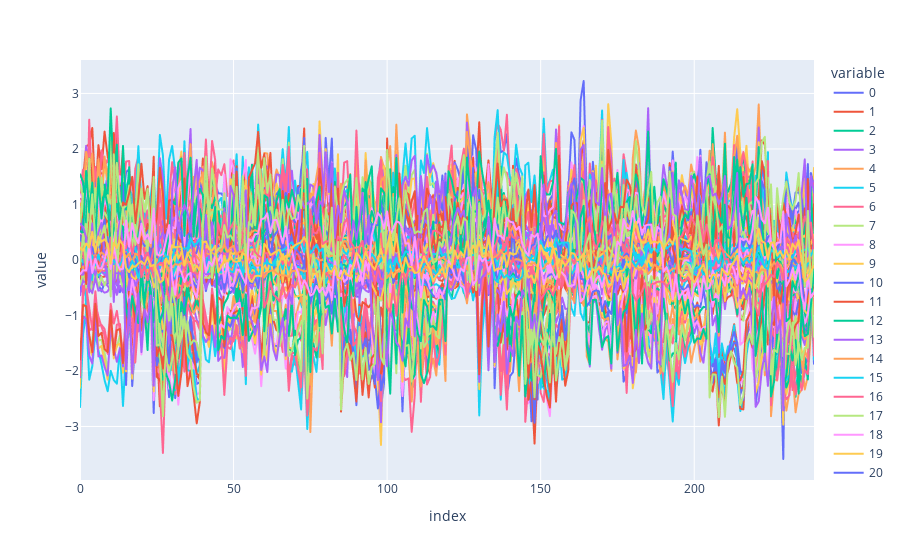

This figure's notebook cell:
### Code cell
plot_data = pd.DataFrame(X)

plot_data = plot_data.transpose().sample(n = 100, random_state = 30034)

plot_data = plot_data.reset_index()
plot_data = plot_data.drop('index', axis = 1)

px.line(plot_data.transpose())

### Figure 1 — Plotly figure (JSON) as saved in the notebook; plotly's stock layout.template omitted (floating-point values rounded to 4 significant figures; data arrays with more than 128 entries replaced by an {"elided": "..."} marker saying what was removed)
{"data": [{"hovertemplate": "variable=0<br>index=%{x}<br>value=%{y}<extra></extra>", "legendgroup": "0", "line": {"color": "#636efa", "dash": "solid"}, "marker": {"symbol": "circle"}, "mode": "lines", "name": "0", "showlegend": true, "type": "scattergl", "x": {"elided": "240 int values"}, "xaxis": "x", "y": {"elided": "240 float values"}, "yaxis": "y"}, {"hovertemplate": "variable=1<br>index=%{x}<br>value=%{y}<extra></extra>", "legendgroup": "1", "line": {"color": "#EF553B", "dash": "solid"}, "marker": {"symbol": "circle"}, "mode": "lines", "name": "1", "showlegend": true, "type": "scattergl", "x": {"elided": "240 int values"}, "xaxis": "x", "y": {"elided": "240 float values"}, "yaxis": "y"}, {"hovertemplate": "variable=2<br>index=%{x}<br>value=%{y}<extra></extra>", "legendgroup": "2", "line": {"color": "#00cc96", "dash": "solid"}, "marker": {"symbol": "circle"}, "mode": "lines", "name": "2", "showlegend": true, "type": "scattergl", "x": {"elided": "240 int values"}, "xaxis": "x", "y": {"elided": "240 float values"}, "yaxis": "y"}, {"hovertemplate": "variable=3<br>index=%{x}<br>value=%{y}<extra></extra>", "legendgroup": "3", "line": {"color": "#ab63fa", "dash": "solid"}, "marker": {"symbol": "circle"}, "mode": "lines", "name": "3", "showlegend": true, "type": "scattergl", "x": {"elided": "240 int values"}, "xaxis": "x", "y": {"elided": "240 float values"}, "yaxis": "y"}, {"hovertemplate": "variable=4<br>index=%{x}<br>value=%{y}<extra></extra>", "legendgroup": "4", "line": {"color": "#FFA15A", "dash": "solid"}, "marker": {"symbol": "circle"}, "mode": "lines", "name": "4", "showlegend": true, "type": "scattergl", "x": {"elided": "240 int values"}, "xaxis": "x", "y": {"elided": "240 float values"}, "yaxis": "y"}, {"hovertemplate": "variable=5<br>index=%{x}<br>value=%{y}<extra></extra>", "legendgroup": "5", "line": {"color": "#19d3f3", "dash": "solid"}, "marker": {"symbol": "circle"}, "mode": "lines", "name": "5", "showlegend": true, "type": "scattergl", "x": {"elided": "240 int values"}, "xaxis": "x", "y": {"elided": "240 float values"}, "yaxis": "y"}, {"hovertemplate": "variable=6<br>index=%{x}<br>value=%{y}<extra></extra>", "legendgroup": "6", "line": {"color": "#FF6692", "dash": "solid"}, "marker": {"symbol": "circle"}, "mode": "lines", "name": "6", "showlegend": true, "type": "scattergl", "x": {"elided": "240 int values"}, "xaxis": "x", "y": {"elided": "240 float values"}, "yaxis": "y"}, {"hovertemplate": "variable=7<br>index=%{x}<br>value=%{y}<extra></extra>", "legendgroup": "7", "line": {"color": "#B6E880", "dash": "solid"}, "marker": {"symbol": "circle"}, "mode": "lines", "name": "7", "showlegend": true, "type": "scattergl", "x": {"elided": "240 int values"}, "xaxis": "x", "y": {"elided": "240 float values"}, "yaxis": "y"}, {"hovertemplate": "variable=8<br>index=%{x}<br>value=%{y}<extra></extra>", "legendgroup": "8", "line": {"color": "#FF97FF", "dash": "solid"}, "marker": {"symbol": "circle"}, "mode": "lines", "name": "8", "showlegend": true, "type": "scattergl", "x": {"elided": "240 int values"}, "xaxis": "x", "y": {"elided": "240 float values"}, "yaxis": "y"}, {"hovertemplate": "variable=9<br>index=%{x}<br>value=%{y}<extra></extra>", "legendgroup": "9", "line": {"color": "#FECB52", "dash": "solid"}, "marker": {"symbol": "circle"}, "mode": "lines", "name": "9", "showlegend": true, "type": "scattergl", "x": {"elided": "240 int values"}, "xaxis": "x", "y": {"elided": "240 float values"}, "yaxis": "y"}, {"hovertemplate": "variable=10<br>index=%{x}<br>value=%{y}<extra></extra>", "legendgroup": "10", "line": {"color": "#636efa", "dash": "solid"}, "marker": {"symbol": "circle"}, "mode": "lines", "name": "10", "showlegend": true, "type": "scattergl", "x": {"elided": "240 int values"}, "xaxis": "x", "y": {"elided": "240 float values"}, "yaxis": "y"}, {"hovertemplate": "variable=11<br>index=%{x}<br>value=%{y}<extra></extra>", "legendgroup": "11", "line": {"color": "#EF553B", "dash": "solid"}, "marker": {"symbol": "circle"}, "mode": "lines", "name": "11", "showlegend": true, "type": "scattergl", "x": {"elided": "240 int values"}, "xaxis": "x", "y": {"elided": "240 float values"}, "yaxis": "y"}, {"hovertemplate": "variable=12<br>index=%{x}<br>value=%{y}<extra></extra>", "legendgroup": "12", "line": {"color": "#00cc96", "dash": "solid"}, "marker": {"symbol": "circle"}, "mode": "lines", "name": "12", "showlegend": true, "type": "scattergl", "x": {"elided": "240 int values"}, "xaxis": "x", "y": {"elided": "240 float values"}, "yaxis": "y"}, {"hovertemplate": "variable=13<br>index=%{x}<br>value=%{y}<extra></extra>", "legendgroup": "13", "line": {"color": "#ab63fa", "dash": "solid"}, "marker": {"symbol": "circle"}, "mode": "lines", "name": "13", "showlegend": true, "type": "scattergl", "x": {"elided": "240 int values"}, "xaxis": "x", "y": {"elided": "240 float values"}, "yaxis": "y"}, {"hovertemplate": "variable=14<br>index=%{x}<br>value=%{y}<extra></extra>", "legendgroup": "14", "line": {"color": "#FFA15A", "dash": "solid"}, "marker": {"symbol": "circle"}, "mode": "lines", "name": "14", "showlegend": true, "type": "scattergl", "x": {"elided": "240 int values"}, "xaxis": "x", "y": {"elided": "240 float values"}, "yaxis": "y"}, {"hovertemplate": "variable=15<br>index=%{x}<br>value=%{y}<extra></extra>", "legendgroup": "15", "line": {"color": "#19d3f3", "dash": "solid"}, "marker": {"symbol": "circle"}, "mode": "lines", "name": "15", "showlegend": true, "type": "scattergl", "x": {"elided": "240 int values"}, "xaxis": "x", "y": {"elided": "240 float values"}, "yaxis": "y"}, {"hovertemplate": "variable=16<br>index=%{x}<br>value=%{y}<extra></extra>", "legendgroup": "16", "line": {"color": "#FF6692", "dash": "solid"}, "marker": {"symbol": "circle"}, "mode": "lines", "name": "16", "showlegend": true, "type": "scattergl", "x": {"elided": "240 int values"}, "xaxis": "x", "y": {"elided": "240 float values"}, "yaxis": "y"}, {"hovertemplate": "variable=17<br>index=%{x}<br>value=%{y}<extra></extra>", "legendgroup": "17", "line": {"color": "#B6E880", "dash": "solid"}, "marker": {"symbol": "circle"}, "mode": "lines", "name": "17", "showlegend": true, "type": "scattergl", "x": {"elided": "240 int values"}, "xaxis": "x", "y": {"elided": "240 float values"}, "yaxis": "y"}, {"hovertemplate": "variable=18<br>index=%{x}<br>value=%{y}<extra></extra>", "legendgroup": "18", "line": {"color": "#FF97FF", "dash": "solid"}, "marker": {"symbol": "circle"}, "mode": "lines", "name": "18", "showlegend": true, "type": "scattergl", "x": {"elided": "240 int values"}, "xaxis": "x", "y": {"elided": "240 float values"}, "yaxis": "y"}, {"hovertemplate": "variable=19<br>index=%{x}<br>value=%{y}<extra></extra>", "legendgroup": "19", "line": {"color": "#FECB52", "dash": "solid"}, "marker": {"symbol": "circle"}, "mode": "lines", "name": "19", "showlegend": true, "type": "scattergl", "x": {"elided": "240 int values"}, "xaxis": "x", "y": {"elided": "240 float values"}, "yaxis": "y"}, {"hovertemplate": "variable=20<br>index=%{x}<br>value=%{y}<extra></extra>", "legendgroup": "20", "line": {"color": "#636efa", "dash": "solid"}, "marker": {"symbol": "circle"}, "mode": "lines", "name": "20", "showlegend": true, "type": "scattergl", "x": {"elided": "240 int values"}, "xaxis": "x", "y": {"elided": "240 float values"}, "yaxis": "y"}, {"hovertemplate": "variable=21<br>index=%{x}<br>value=%{y}<extra></extra>", "legendgroup": "21", "line": {"color": "#EF553B", "dash": "solid"}, "marker": {"symbol": "circle"}, "mode": "lines", "name": "21", "showlegend": true, "type": "scattergl", "x": {"elided": "240 int values"}, "xaxis": "x", "y": {"elided": "240 float values"}, "yaxis": "y"}, {"hovertemplate": "variable=22<br>index=%{x}<br>value=%{y}<extra></extra>", "legendgroup": "22", "line": {"color": "#00cc96", "dash": "solid"}, "marker": {"symbol": "circle"}, "mode": "lines", "name": "22", "showlegend": true, "type": "scattergl", "x": {"elided": "240 int values"}, "xaxis": "x", "y": {"elided": "240 float values"}, "yaxis": "y"}, {"hovertemplate": "variable=23<br>index=%{x}<br>value=%{y}<extra></extra>", "legendgroup": "23", "line": {"color": "#ab63fa", "dash": "solid"}, "marker": {"symbol": "circle"}, "mode": "lines", "name": "23", "showlegend": true, "type": "scattergl", "x": {"elided": "240 int values"}, "xaxis": "x", "y": {"elided": "240 float values"}, "yaxis": "y"}, {"hovertemplate": "variable=24<br>index=%{x}<br>value=%{y}<extra></extra>", "legendgroup": "24", "line": {"color": "#FFA15A", "dash": "solid"}, "marker": {"symbol": "circle"}, "mode": "lines", "name": "24", "showlegend": true, "type": "scattergl", "x": {"elided": "240 int values"}, "xaxis": "x", "y": {"elided": "240 float values"}, "yaxis": "y"}, {"hovertemplate": "variable=25<br>index=%{x}<br>value=%{y}<extra></extra>", "legendgroup": "25", "line": {"color": "#19d3f3", "dash": "solid"}, "marker": {"symbol": "circle"}, "mode": "lines", "name": "25", "showlegend": true, "type": "scattergl", "x": {"elided": "240 int values"}, "xaxis": "x", "y": {"elided": "240 float values"}, "yaxis": "y"}, {"hovertemplate": "variable=26<br>index=%{x}<br>value=%{y}<extra></extra>", "legendgroup": "26", "line": {"color": "#FF6692", "dash": "solid"}, "marker": {"symbol": "circle"}, "mode": "lines", "name": "26", "showlegend": true, "type": "scattergl", "x": {"elided": "240 int values"}, "xaxis": "x", "y": {"elided": "240 float values"}, "yaxis": "y"}, {"hovertemplate": "variable=27<br>index=%{x}<br>value=%{y}<extra></extra>", "legendgroup": "27", "line": {"color": "#B6E880", "dash": "solid"}, "marker": {"symbol": "circle"}, "mode": "lines", "name": "27", "showlegend": true, "type": "scattergl", "x": {"elided": "240 int values"}, "xaxis": "x", "y": {"elided": "240 float values"}, "yaxis": "y"}, {"hovertemplate": "variable=28<br>index=%{x}<br>value=%{y}<extra></extra>", "legendgroup": "28", "line": {"color": "#FF97FF", "dash": "solid"}, "marker": {"symbol": "circle"}, "mode": "lines", "name": "28", "showlegend": true, "type": "scattergl", "x": {"elided": "240 int values"}, "xaxis": "x", "y": {"elided": "240 float values"}, "yaxis": "y"}, {"hovertemplate": "variable=29<br>index=%{x}<br>value=%{y}<extra></extra>", "legendgroup": "29", "line": {"color": "#FECB52", "dash": "solid"}, "marker": {"symbol": "circle"}, "mode": "lines", "name": "29", "showlegend": true, "type": "scattergl", "x": {"elided": "240 int values"}, "xaxis": "x", "y": {"elided": "240 float values"}, "yaxis": "y"}, {"hovertemplate": "variable=30<br>index=%{x}<br>value=%{y}<extra></extra>", "legendgroup": "30", "line": {"color": "#636efa", "dash": "solid"}, "marker": {"symbol": "circle"}, "mode": "lines", "name": "30", "showlegend": true, "type": "scattergl", "x": {"elided": "240 int values"}, "xaxis": "x", "y": {"elided": "240 float values"}, "yaxis": "y"}, {"hovertemplate": "variable=31<br>index=%{x}<br>value=%{y}<extra></extra>", "legendgroup": "31", "line": {"color": "#EF553B", "dash": "solid"}, "marker": {"symbol": "circle"}, "mode": "lines", "name": "31", "showlegend": true, "type": "scattergl", "x": {"elided": "240 int values"}, "xaxis": "x", "y": {"elided": "240 float values"}, "yaxis": "y"}, {"hovertemplate": "variable=32<br>index=%{x}<br>value=%{y}<extra></extra>", "legendgroup": "32", "line": {"color": "#00cc96", "dash": "solid"}, "marker": {"symbol": "circle"}, "mode": "lines", "name": "32", "showlegend": true, "type": "scattergl", "x": {"elided": "240 int values"}, "xaxis": "x", "y": {"elided": "240 float values"}, "yaxis": "y"}, {"hovertemplate": "variable=33<br>index=%{x}<br>value=%{y}<extra></extra>", "legendgroup": "33", "line": {"color": "#ab63fa", "dash": "solid"}, "marker": {"symbol": "circle"}, "mode": "lines", "name": "33", "showlegend": true, "type": "scattergl", "x": {"elided": "240 int values"}, "xaxis": "x", "y": {"elided": "240 float values"}, "yaxis": "y"}, {"hovertemplate": "variable=34<br>index=%{x}<br>value=%{y}<extra></extra>", "legendgroup": "34", "line": {"color": "#FFA15A", "dash": "solid"}, "marker": {"symbol": "circle"}, "mode": "lines", "name": "34", "showlegend": true, "type": "scattergl", "x": {"elided": "240 int values"}, "xaxis": "x", "y": {"elided": "240 float values"}, "yaxis": "y"}, {"hovertemplate": "variable=35<br>index=%{x}<br>value=%{y}<extra></extra>", "legendgroup": "35", "line": {"color": "#19d3f3", "dash": "solid"}, "marker": {"symbol": "circle"}, "mode": "lines", "name": "35", "showlegend": true, "type": "scattergl", "x": {"elided": "240 int values"}, "xaxis": "x", "y": {"elided": "240 float values"}, "yaxis": "y"}, {"hovertemplate": "variable=36<br>index=%{x}<br>value=%{y}<extra></extra>", "legendgroup": "36", "line": {"color": "#FF6692", "dash": "solid"}, "marker": {"symbol": "circle"}, "mode": "lines", "name": "36", "showlegend": true, "type": "scattergl", "x": {"elided": "240 int values"}, "xaxis": "x", "y": {"elided": "240 float values"}, "yaxis": "y"}, {"hovertemplate": "variable=37<br>index=%{x}<br>value=%{y}<extra></extra>", "legendgroup": "37", "line": {"color": "#B6E880", "dash": "solid"}, "marker": {"symbol": "circle"}, "mode": "lines", "name": "37", "showlegend": true, "type": "scattergl", "x": {"elided": "240 int values"}, "xaxis": "x", "y": {"elided": "240 float values"}, "yaxis": "y"}, {"hovertemplate": "variable=38<br>index=%{x}<br>value=%{y}<extra></extra>", "legendgroup": "38", "line": {"color": "#FF97FF", "dash": "solid"}, "marker": {"symbol": "circle"}, "mode": "lines", "name": "38", "showlegend": true, "type": "scattergl", "x": {"elided": "240 int values"}, "xaxis": "x", "y": {"elided": "240 float values"}, "yaxis": "y"}, {"hovertemplate": "variable=39<br>index=%{x}<br>value=%{y}<extra></extra>", "legendgroup": "39", "line": {"color": "#FECB52", "dash": "solid"}, "marker": {"symbol": "circle"}, "mode": "lines", "name": "39", "showlegend": true, "type": "scattergl", "x": {"elided": "240 int values"}, "xaxis": "x", "y": {"elided": "240 float values"}, "yaxis": "y"}, {"hovertemplate": "variable=40<br>index=%{x}<br>value=%{y}<extra></extra>", "legendgroup": "40", "line": {"color": "#636efa", "dash": "solid"}, "marker": {"symbol": "circle"}, "mode": "lines", "name": "40", "showlegend": true, "type": "scattergl", "x": {"elided": "240 int values"}, "xaxis": "x", "y": {"elided": "240 float values"}, "yaxis": "y"}, {"hovertemplate": "variable=41<br>index=%{x}<br>value=%{y}<extra></extra>", "legendgroup": "41", "line": {"color": "#EF553B", "dash": "solid"}, "marker": {"symbol": "circle"}, "mode": "lines", "name": "41", "showlegend": true, "type": "scattergl", "x": {"elided": "240 int values"}, "xaxis": "x", "y": {"elided": "240 float values"}, "yaxis": "y"}, {"hovertemplate": "variable=42<br>index=%{x}<br>value=%{y}<extra></extra>", "legendgroup": "42", "line": {"color": "#00cc96", "dash": "solid"}, "marker": {"symbol": "circle"}, "mode": "lines", "name": "42", "showlegend": true, "type": "scattergl", "x": {"elided": "240 int values"}, "xaxis": "x", "y": {"elided": "240 float values"}, "yaxis": "y"}, {"hovertemplate": "variable=43<br>index=%{x}<br>value=%{y}<extra></extra>", "legendgroup": "43", "line": {"color": "#ab63fa", "dash": "solid"}, "marker": {"symbol": "circle"}, "mode": "lines", "name": "43", "showlegend": true, "type": "scattergl", "x": {"elided": "240 int values"}, "xaxis": "x", "y": {"elided": "240 float values"}, "yaxis": "y"}, {"hovertemplate": "variable=44<br>index=%{x}<br>value=%{y}<extra></extra>", "legendgroup": "44", "line": {"color": "#FFA15A", "dash": "solid"}, "marker": {"symbol": "circle"}, "mode": "lines", "name": "44", "showlegend": true, "type": "scattergl", "x": {"elided": "240 int values"}, "xaxis": "x", "y": {"elided": "240 float values"}, "yaxis": "y"}, {"hovertemplate": "variable=45<br>index=%{x}<br>value=%{y}<extra></extra>", "legendgroup": "45", "line": {"color": "#19d3f3", "dash": "solid"}, "marker": {"symbol": "circle"}, "mode": "lines", "name": "45", "showlegend": true, "type": "scattergl", "x": {"elided": "240 int values"}, "xaxis": "x", "y": {"elided": "240 float values"}, "yaxis": "y"}, {"hovertemplate": "variable=46<br>index=%{x}<br>value=%{y}<extra></extra>", "legendgroup": "46", "line": {"color": "#FF6692", "dash": "solid"}, "marker": {"symbol": "circle"}, "mode": "lines", "name": "46", "showlegend": true, "type": "scattergl", "x": {"elided": "240 int values"}, "xaxis": "x", "y": {"elided": "240 float values"}, "yaxis": "y"}, {"hovertemplate": "variable=47<br>index=%{x}<br>value=%{y}<extra></extra>", "legendgroup": "47", "line": {"color": "#B6E880", "dash": "solid"}, "marker": {"symbol": "circle"}, "mode": "lines", "name": "47", "showlegend": true, "type": "scattergl", "x": {"elided": "240 int values"}, "xaxis": "x", "y": {"elided": "240 float values"}, "yaxis": "y"}, {"hovertemplate": "variable=48<br>index=%{x}<br>value=%{y}<extra></extra>", "legendgroup": "48", "line": {"color": "#FF97FF", "dash": "solid"}, "marker": {"symbol": "circle"}, "mode": "lines", "name": "48", "showlegend": true, "type": "scattergl", "x": {"elided": "240 int values"}, "xaxis": "x", "y": {"elided": "240 float values"}, "yaxis": "y"}, {"hovertemplate": "variable=49<br>index=%{x}<br>value=%{y}<extra></extra>", "legendgroup": "49", "line": {"color": "#FECB52", "dash": "solid"}, "marker": {"symbol": "circle"}, "mode": "lines", "name": "49", "showlegend": true, "type": "scattergl", "x": {"elided": "240 int values"}, "xaxis": "x", "y": {"elided": "240 float values"}, "yaxis": "y"}, {"hovertemplate": "variable=50<br>index=%{x}<br>value=%{y}<extra></extra>", "legendgroup": "50", "line": {"color": "#636efa", "dash": "solid"}, "marker": {"symbol": "circle"}, "mode": "lines", "name": "50", "showlegend": true, "type": "scattergl", "x": {"elided": "240 int values"}, "xaxis": "x", "y": {"elided": "240 float values"}, "yaxis": "y"}, {"hovertemplate": "variable=51<br>index=%{x}<br>value=%{y}<extra></extra>", "legendgroup": "51", "line": {"color": "#EF553B", "dash": "solid"}, "marker": {"symbol": "circle"}, "mode": "lines", "name": "51", "showlegend": true, "type": "scattergl", "x": {"elided": "240 int values"}, "xaxis": "x", "y": {"elided": "240 float values"}, "yaxis": "y"}, {"hovertemplate": "variable=52<br>index=%{x}<br>value=%{y}<extra></extra>", "legendgroup": "52", "line": {"color": "#00cc96", "dash": "solid"}, "marker": {"symbol": "circle"}, "mode": "lines", "name": "52", "showlegend": true, "type": "scattergl", "x": {"elided": "240 int values"}, "xaxis": "x", "y": {"elided": "240 float values"}, "yaxis": "y"}, {"hovertemplate": "variable=53<br>index=%{x}<br>value=%{y}<extra></extra>", "legendgroup": "53", "line": {"color": "#ab63fa", "dash": "solid"}, "marker": {"symbol": "circle"}, "mode": "lines", "name": "53", "showlegend": true, "type": "scattergl", "x": {"elided": "240 int values"}, "xaxis": "x", "y": {"elided": "240 float values"}, "yaxis": "y"}, {"hovertemplate": "variable=54<br>index=%{x}<br>value=%{y}<extra></extra>", "legendgroup": "54", "line": {"color": "#FFA15A", "dash": "solid"}, "marker": {"symbol": "circle"}, "mode": "lines", "name": "54", "showlegend": true, "type": "scattergl", "x": {"elided": "240 int values"}, "xaxis": "x", "y": {"elided": "240 float values"}, "yaxis": "y"}, {"hovertemplate": "variable=55<br>index=%{x}<br>value=%{y}<extra></extra>", "legendgroup": "55", "line": {"color": "#19d3f3", "dash": "solid"}, "marker": {"symbol": "circle"}, "mode": "lines", "name": "55", "showlegend": true, "type": "scattergl", "x": {"elided": "240 int values"}, "xaxis": "x", "y": {"elided": "240 float values"}, "yaxis": "y"}, {"hovertemplate": "variable=56<br>index=%{x}<br>value=%{y}<extra></extra>", "legendgroup": "56", "line": {"color": "#FF6692", "dash": "solid"}, "marker": {"symbol": "circle"}, "mode": "lines", "name": "56", "showlegend": true, "type": "scattergl", "x": {"elided": "240 int values"}, "xaxis": "x", "y": {"elided": "240 float values"}, "yaxis": "y"}, {"hovertemplate": "variable=57<br>index=%{x}<br>value=%{y}<extra></extra>", "legendgroup": "57", "line": {"color": "#B6E880", "dash": "solid"}, "marker": {"symbol": "circle"}, "mode": "lines", "name": "57", "showlegend": true, "type": "scattergl", "x": {"elided": "240 int values"}, "xaxis": "x", "y": {"elided": "240 float values"}, "yaxis": "y"}, {"hovertemplate": "variable=58<br>index=%{x}<br>value=%{y}<extra></extra>", "legendgroup": "58", "line": {"color": "#FF97FF", "dash": "solid"}, "marker": {"symbol": "circle"}, "mode": "lines", "name": "58", "showlegend": true, "type": "scattergl", "x": {"elided": "240 int values"}, "xaxis": "x", "y": {"elided": "240 float values"}, "yaxis": "y"}, {"hovertemplate": "variable=59<br>index=%{x}<br>value=%{y}<extra></extra>", "legendgroup": "59", "line": {"color": "#FECB52", "dash": "solid"}, "marker": {"symbol": "circle"}, "mode": "lines", "name": "59", "showlegend": true, "type": "scattergl", "x": {"elided": "240 int values"}, "xaxis": "x", "y": {"elided": "240 float values"}, "yaxis": "y"}, {"hovertemplate": "variable=60<br>index=%{x}<br>value=%{y}<extra></extra>", "legendgroup": "60", "line": {"color": "#636efa", "dash": "solid"}, "marker": {"symbol": "circle"}, "mode": "lines", "name": "60", "showlegend": true, "type": "scattergl", "x": {"elided": "240 int values"}, "xaxis": "x", "y": {"elided": "240 float values"}, "yaxis": "y"}, {"hovertemplate": "variable=61<br>index=%{x}<br>value=%{y}<extra></extra>", "legendgroup": "61", "line": {"color": "#EF553B", "dash": "solid"}, "marker": {"symbol": "circle"}, "mode": "lines", "name": "61", "showlegend": true, "type": "scattergl", "x": {"elided": "240 int values"}, "xaxis": "x", "y": {"elided": "240 float values"}, "yaxis": "y"}, {"hovertemplate": "variable=62<br>index=%{x}<br>value=%{y}<extra></extra>", "legendgroup": "62", "line": {"color": "#00cc96", "dash": "solid"}, "marker": {"symbol": "circle"}, "mode": "lines", "name": "62", "showlegend": true, "type": "scattergl", "x": {"elided": "240 int values"}, "xaxis": "x", "y": {"elided": "240 float values"}, "yaxis": "y"}, {"hovertemplate": "variable=63<br>index=%{x}<br>value=%{y}<extra></extra>", "legendgroup": "63", "line": {"color": "#ab63fa", "dash": "solid"}, "marker": {"symbol": "circle"}, "mode": "lines", "name": "63", "showlegend": true, "type": "scattergl", "x": {"elided": "240 int values"}, "xaxis": "x", "y": {"elided": "240 float values"}, "yaxis": "y"}, {"hovertemplate": "variable=64<br>index=%{x}<br>value=%{y}<extra></extra>", "legendgroup": "64", "line": {"color": "#FFA15A", "dash": "solid"}, "marker": {"symbol": "circle"}, "mode": "lines", "name": "64", "showlegend": true, "type": "scattergl", "x": {"elided": "240 int values"}, "xaxis": "x", "y": {"elided": "240 float values"}, "yaxis": "y"}, {"hovertemplate": "variable=65<br>index=%{x}<br>value=%{y}<extra></extra>", "legendgroup": "65", "line": {"color": "#19d3f3", "dash": "solid"}, "marker": {"symbol": "circle"}, "mode": "lines", "name": "65", "showlegend": true, "type": "scattergl", "x": {"elided": "240 int values"}, "xaxis": "x", "y": {"elided": "240 float values"}, "yaxis": "y"}, {"hovertemplate": "variable=66<br>index=%{x}<br>value=%{y}<extra></extra>", "legendgroup": "66", "line": {"color": "#FF6692", "dash": "solid"}, "marker": {"symbol": "circle"}, "mode": "lines", "name": "66", "showlegend": true, "type": "scattergl", "x": {"elided": "240 int values"}, "xaxis": "x", "y": {"elided": "240 float values"}, "yaxis": "y"}, {"hovertemplate": "variable=67<br>index=%{x}<br>value=%{y}<extra></extra>", "legendgroup": "67", "line": {"color": "#B6E880", "dash": "solid"}, "marker": {"symbol": "circle"}, "mode": "lines", "name": "67", "showlegend": true, "type": "scattergl", "x": {"elided": "240 int values"}, "xaxis": "x", "y": {"elided": "240 float values"}, "yaxis": "y"}, {"hovertemplate": "variable=68<br>index=%{x}<br>value=%{y}<extra></extra>", "legendgroup": "68", "line": {"color": "#FF97FF", "dash": "solid"}, "marker": {"symbol": "circle"}, "mode": "lines", "name": "68", "showlegend": true, "type": "scattergl", "x": {"elided": "240 int values"}, "xaxis": "x", "y": {"elided": "240 float values"}, "yaxis": "y"}, {"hovertemplate": "variable=69<br>index=%{x}<br>value=%{y}<extra></extra>", "legendgroup": "69", "line": {"color": "#FECB52", "dash": "solid"}, "marker": {"symbol": "circle"}, "mode": "lines", "name": "69", "showlegend": true, "type": "scattergl", "x": {"elided": "240 int values"}, "xaxis": "x", "y": {"elided": "240 float values"}, "yaxis": "y"}, {"hovertemplate": "variable=70<br>index=%{x}<br>value=%{y}<extra></extra>", "legendgroup": "70", "line": {"color": "#636efa", "dash": "solid"}, "marker": {"symbol": "circle"}, "mode": "lines", "name": "70", "showlegend": true, "type": "scattergl", "x": {"elided": "240 int values"}, "xaxis": "x", "y": {"elided": "240 float values"}, "yaxis": "y"}, {"hovertemplate": "variable=71<br>index=%{x}<br>value=%{y}<extra></extra>", "legendgroup": "71", "line": {"color": "#EF553B", "dash": "solid"}, "marker": {"symbol": "circle"}, "mode": "lines", "name": "71", "showlegend": true, "type": "scattergl", "x": {"elided": "240 int values"}, "xaxis": "x", "y": {"elided": "240 float values"}, "yaxis": "y"}, {"hovertemplate": "variable=72<br>index=%{x}<br>value=%{y}<extra></extra>", "legendgroup": "72", "line": {"color": "#00cc96", "dash": "solid"}, "marker": {"symbol": "circle"}, "mode": "lines", "name": "72", "showlegend": true, "type": "scattergl", "x": {"elided": "240 int values"}, "xaxis": "x", "y": {"elided": "240 float values"}, "yaxis": "y"}, {"hovertemplate": "variable=73<br>index=%{x}<br>value=%{y}<extra></extra>", "legendgroup": "73", "line": {"color": "#ab63fa", "dash": "solid"}, "marker": {"symbol": "circle"}, "mode": "lines", "name": "73", "showlegend": true, "type": "scattergl", "x": {"elided": "240 int values"}, "xaxis": "x", "y": {"elided": "240 float values"}, "yaxis": "y"}, {"hovertemplate": "variable=74<br>index=%{x}<br>value=%{y}<extra></extra>", "legendgroup": "74", "line": {"color": "#FFA15A", "dash": "solid"}, "marker": {"symbol": "circle"}, "mode": "lines", "name": "74", "showlegend": true, "type": "scattergl", "x": {"elided": "240 int values"}, "xaxis": "x", "y": {"elided": "240 float values"}, "yaxis": "y"}, {"hovertemplate": "variable=75<br>index=%{x}<br>value=%{y}<extra></extra>", "legendgroup": "75", "line": {"color": "#19d3f3", "dash": "solid"}, "marker": {"symbol": "circle"}, "mode": "lines", "name": "75", "showlegend": true, "type": "scattergl", "x": {"elided": "240 int values"}, "xaxis": "x", "y": {"elided": "240 float values"}, "yaxis": "y"}, {"hovertemplate": "variable=76<br>index=%{x}<br>value=%{y}<extra></extra>", "legendgroup": "76", "line": {"color": "#FF6692", "dash": "solid"}, "marker": {"symbol": "circle"}, "mode": "lines", "name": "76", "showlegend": true, "type": "scattergl", "x": {"elided": "240 int values"}, "xaxis": "x", "y": {"elided": "240 float values"}, "yaxis": "y"}, {"hovertemplate": "variable=77<br>index=%{x}<br>value=%{y}<extra></extra>", "legendgroup": "77", "line": {"color": "#B6E880", "dash": "solid"}, "marker": {"symbol": "circle"}, "mode": "lines", "name": "77", "showlegend": true, "type": "scattergl", "x": {"elided": "240 int values"}, "xaxis": "x", "y": {"elided": "240 float values"}, "yaxis": "y"}, {"hovertemplate": "variable=78<br>index=%{x}<br>value=%{y}<extra></extra>", "legendgroup": "78", "line": {"color": "#FF97FF", "dash": "solid"}, "marker": {"symbol": "circle"}, "mode": "lines", "name": "78", "showlegend": true, "type": "scattergl", "x": {"elided": "240 int values"}, "xaxis": "x", "y": {"elided": "240 float values"}, "yaxis": "y"}, {"hovertemplate": "variable=79<br>index=%{x}<br>value=%{y}<extra></extra>", "legendgroup": "79", "line": {"color": "#FECB52", "dash": "solid"}, "marker": {"symbol": "circle"}, "mode": "lines", "name": "79", "showlegend": true, "type": "scattergl", "x": {"elided": "240 int values"}, "xaxis": "x", "y": {"elided": "240 float values"}, "yaxis": "y"}, {"hovertemplate": "variable=80<br>index=%{x}<br>value=%{y}<extra></extra>", "legendgroup": "80", "line": {"color": "#636efa", "dash": "solid"}, "marker": {"symbol": "circle"}, "mode": "lines", "name": "80", "showlegend": true, "type": "scattergl", "x": {"elided": "240 int values"}, "xaxis": "x", "y": {"elided": "240 float values"}, "yaxis": "y"}, {"hovertemplate": "variable=81<br>index=%{x}<br>value=%{y}<extra></extra>", "legendgroup": "81", "line": {"color": "#EF553B", "dash": "solid"}, "marker": {"symbol": "circle"}, "mode": "lines", "name": "81", "showlegend": true, "type": "scattergl", "x": {"elided": "240 int values"}, "xaxis": "x", "y": {"elided": "240 float values"}, "yaxis": "y"}, {"hovertemplate": "variable=82<br>index=%{x}<br>value=%{y}<extra></extra>", "legendgroup": "82", "line": {"color": "#00cc96", "dash": "solid"}, "marker": {"symbol": "circle"}, "mode": "lines", "name": "82", "showlegend": true, "type": "scattergl", "x": {"elided": "240 int values"}, "xaxis": "x", "y": {"elided": "240 float values"}, "yaxis": "y"}, {"hovertemplate": "variable=83<br>index=%{x}<br>value=%{y}<extra></extra>", "legendgroup": "83", "line": {"color": "#ab63fa", "dash": "solid"}, "marker": {"symbol": "circle"}, "mode": "lines", "name": "83", "showlegend": true, "type": "scattergl", "x": {"elided": "240 int values"}, "xaxis": "x", "y": {"elided": "240 float values"}, "yaxis": "y"}, {"hovertemplate": "variable=84<br>index=%{x}<br>value=%{y}<extra></extra>", "legendgroup": "84", "line": {"color": "#FFA15A", "dash": "solid"}, "marker": {"symbol": "circle"}, "mode": "lines", "name": "84", "showlegend": true, "type": "scattergl", "x": {"elided": "240 int values"}, "xaxis": "x", "y": {"elided": "240 float values"}, "yaxis": "y"}, {"hovertemplate": "variable=85<br>index=%{x}<br>value=%{y}<extra></extra>", "legendgroup": "85", "line": {"color": "#19d3f3", "dash": "solid"}, "marker": {"symbol": "circle"}, "mode": "lines", "name": "85", "showlegend": true, "type": "scattergl", "x": {"elided": "240 int values"}, "xaxis": "x", "y": {"elided": "240 float values"}, "yaxis": "y"}, {"hovertemplate": "variable=86<br>index=%{x}<br>value=%{y}<extra></extra>", "legendgroup": "86", "line": {"color": "#FF6692", "dash": "solid"}, "marker": {"symbol": "circle"}, "mode": "lines", "name": "86", "showlegend": true, "type": "scattergl", "x": {"elided": "240 int values"}, "xaxis": "x", "y": {"elided": "240 float values"}, "yaxis": "y"}, {"hovertemplate": "variable=87<br>index=%{x}<br>value=%{y}<extra></extra>", "legendgroup": "87", "line": {"color": "#B6E880", "dash": "solid"}, "marker": {"symbol": "circle"}, "mode": "lines", "name": "87", "showlegend": true, "type": "scattergl", "x": {"elided": "240 int values"}, "xaxis": "x", "y": {"elided": "240 float values"}, "yaxis": "y"}, {"hovertemplate": "variable=88<br>index=%{x}<br>value=%{y}<extra></extra>", "legendgroup": "88", "line": {"color": "#FF97FF", "dash": "solid"}, "marker": {"symbol": "circle"}, "mode": "lines", "name": "88", "showlegend": true, "type": "scattergl", "x": {"elided": "240 int values"}, "xaxis": "x", "y": {"elided": "240 float values"}, "yaxis": "y"}, {"hovertemplate": "variable=89<br>index=%{x}<br>value=%{y}<extra></extra>", "legendgroup": "89", "line": {"color": "#FECB52", "dash": "solid"}, "marker": {"symbol": "circle"}, "mode": "lines", "name": "89", "showlegend": true, "type": "scattergl", "x": {"elided": "240 int values"}, "xaxis": "x", "y": {"elided": "240 float values"}, "yaxis": "y"}, {"hovertemplate": "variable=90<br>index=%{x}<br>value=%{y}<extra></extra>", "legendgroup": "90", "line": {"color": "#636efa", "dash": "solid"}, "marker": {"symbol": "circle"}, "mode": "lines", "name": "90", "showlegend": true, "type": "scattergl", "x": {"elided": "240 int values"}, "xaxis": "x", "y": {"elided": "240 float values"}, "yaxis": "y"}, {"hovertemplate": "variable=91<br>index=%{x}<br>value=%{y}<extra></extra>", "legendgroup": "91", "line": {"color": "#EF553B", "dash": "solid"}, "marker": {"symbol": "circle"}, "mode": "lines", "name": "91", "showlegend": true, "type": "scattergl", "x": {"elided": "240 int values"}, "xaxis": "x", "y": {"elided": "240 float values"}, "yaxis": "y"}, {"hovertemplate": "variable=92<br>index=%{x}<br>value=%{y}<extra></extra>", "legendgroup": "92", "line": {"color": "#00cc96", "dash": "solid"}, "marker": {"symbol": "circle"}, "mode": "lines", "name": "92", "showlegend": true, "type": "scattergl", "x": {"elided": "240 int values"}, "xaxis": "x", "y": {"elided": "240 float values"}, "yaxis": "y"}, {"hovertemplate": "variable=93<br>index=%{x}<br>value=%{y}<extra></extra>", "legendgroup": "93", "line": {"color": "#ab63fa", "dash": "solid"}, "marker": {"symbol": "circle"}, "mode": "lines", "name": "93", "showlegend": true, "type": "scattergl", "x": {"elided": "240 int values"}, "xaxis": "x", "y": {"elided": "240 float values"}, "yaxis": "y"}, {"hovertemplate": "variable=94<br>index=%{x}<br>value=%{y}<extra></extra>", "legendgroup": "94", "line": {"color": "#FFA15A", "dash": "solid"}, "marker": {"symbol": "circle"}, "mode": "lines", "name": "94", "showlegend": true, "type": "scattergl", "x": {"elided": "240 int values"}, "xaxis": "x", "y": {"elided": "240 float values"}, "yaxis": "y"}, {"hovertemplate": "variable=95<br>index=%{x}<br>value=%{y}<extra></extra>", "legendgroup": "95", "line": {"color": "#19d3f3", "dash": "solid"}, "marker": {"symbol": "circle"}, "mode": "lines", "name": "95", "showlegend": true, "type": "scattergl", "x": {"elided": "240 int values"}, "xaxis": "x", "y": {"elided": "240 float values"}, "yaxis": "y"}, {"hovertemplate": "variable=96<br>index=%{x}<br>value=%{y}<extra></extra>", "legendgroup": "96", "line": {"color": "#FF6692", "dash": "solid"}, "marker": {"symbol": "circle"}, "mode": "lines", "name": "96", "showlegend": true, "type": "scattergl", "x": {"elided": "240 int values"}, "xaxis": "x", "y": {"elided": "240 float values"}, "yaxis": "y"}, {"hovertemplate": "variable=97<br>index=%{x}<br>value=%{y}<extra></extra>", "legendgroup": "97", "line": {"color": "#B6E880", "dash": "solid"}, "marker": {"symbol": "circle"}, "mode": "lines", "name": "97", "showlegend": true, "type": "scattergl", "x": {"elided": "240 int values"}, "xaxis": "x", "y": {"elided": "240 float values"}, "yaxis": "y"}, {"hovertemplate": "variable=98<br>index=%{x}<br>value=%{y}<extra></extra>", "legendgroup": "98", "line": {"color": "#FF97FF", "dash": "solid"}, "marker": {"symbol": "circle"}, "mode": "lines", "name": "98", "showlegend": true, "type": "scattergl", "x": {"elided": "240 int values"}, "xaxis": "x", "y": {"elided": "240 float values"}, "yaxis": "y"}, {"hovertemplate": "variable=99<br>index=%{x}<br>value=%{y}<extra></extra>", "legendgroup": "99", "line": {"color": "#FECB52", "dash": "solid"}, "marker": {"symbol": "circle"}, "mode": "lines", "name": "99", "showlegend": true, "type": "scattergl", "x": {"elided": "240 int values"}, "xaxis": "x", "y": {"elided": "240 float values"}, "yaxis": "y"}], "layout": {"legend": {"title": {"text": "variable"}, "tracegroupgap": 0}, "margin": {"t": 60}, "xaxis": {"anchor": "y", "domain": [0, 1], "title": {"text": "index"}}, "yaxis": {"anchor": "x", "domain": [0, 1], "title": {"text": "value"}}}}
